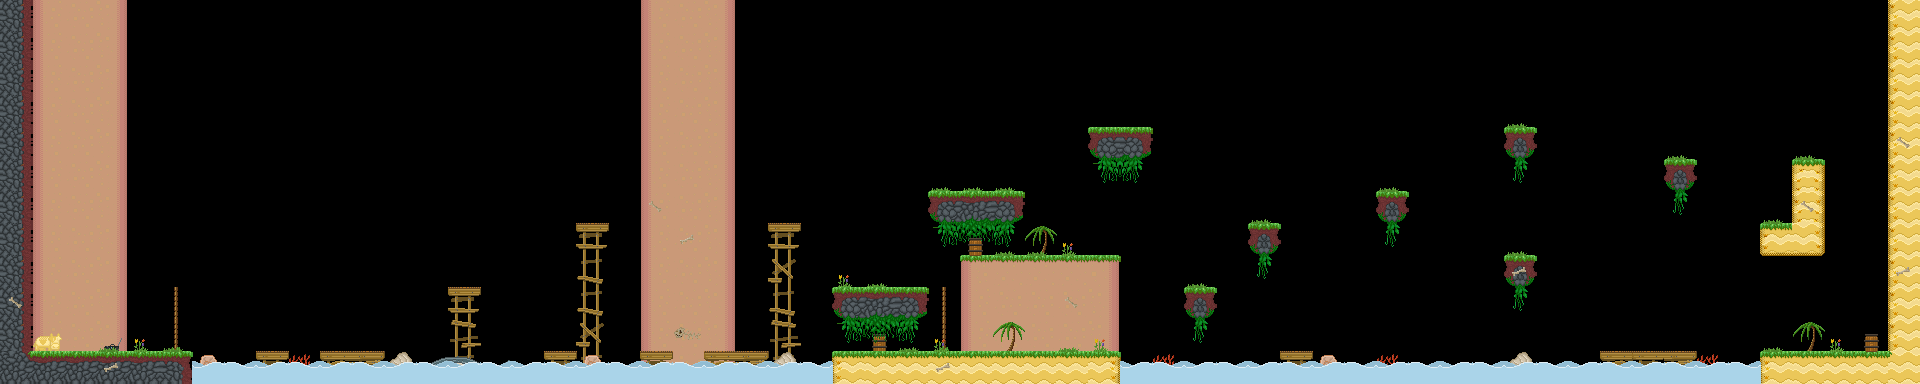

This is a level from a 2D game, rendered from its Tiled map with the project's own tilesets. A one-line summary and the map file follow, with tile-layer data summarised:
An orthogonal 60x12 tile map with 32x32 px tiles, 3 tile layers (background, main, foreground), 1 hidden layer not drawn, 5 tilesets and 114 objects (43x spike, 31x veggie, 4x teleport, 2x door, 2x treetop_palm, ...).

<map version="1.5" tiledversion="1.7.2" orientation="orthogonal" renderorder="right-down" width="60" height="12" tilewidth="32" tileheight="32" infinite="0" nextlayerid="11" nextobjectid="115">
 <properties>
  <property name="hints" value="" />
  <property name="time_to_beat" value="15" />
 </properties>
 <tileset firstgid="1" name="grass_level" tilewidth="32" tileheight="32" tilecount="153" columns="17">
  <image source="../../sprites/tilesets/34tile.png" width="544" height="306" />
 </tileset>
 <tileset firstgid="154" name="object_tilemap_32" tilewidth="32" tileheight="32" tilecount="25" columns="5">
  <image source="../../sprites/tilesets/object_tilemap_32.png" width="160" height="160" />
  <tile id="0">
   <properties>
    <property name="item_no" value="5" />
    <property name="type" value="costume_head" />
   </properties>
  </tile>
  <tile id="1">
   <properties>
    <property name="spawn" value="spawn" />
   </properties>
  </tile>
  <tile id="2">
   <properties>
    <property name="goal" value="goal" />
   </properties>
  </tile>
  <tile id="3">
   <properties>
    <property name="name" value="pig" />
   </properties>
  </tile>
  <tile id="4">
   <properties>
    <property name="direction" value="left" />
    <property name="name" value="walking_enemy" />
   </properties>
  </tile>
 </tileset>
 <tileset firstgid="179" name="object_tilemap_16" tilewidth="16" tileheight="16" tilecount="12" columns="4">
  <image source="../../sprites/tilesets/object_tilemap_16.png" width="64" height="48" />
 </tileset>
 <tileset firstgid="191" name="treetops_big_96" tilewidth="96" tileheight="64" tilecount="2" columns="2">
  <image source="../../sprites/objects/scenery/treetops_big_96.png" trans="ff00ff" width="192" height="64" />
 </tileset>
 <tileset firstgid="193" name="34tile_beach_temp" tilewidth="33" tileheight="33" spacing="1" margin="1" tilecount="189" columns="21">
  <image source="../../sprites/tilesets/34tile_beach_temp.png" width="714" height="306" />
 </tileset>
 <layer id="1" name="background" width="60" height="12">
  <properties>
   <property name="background" value="background" />
  </properties>
  <data>[720 cells, 328 non-empty, 14 distinct tile ids]</data>
 </layer>
 <layer id="2" name="main" width="60" height="12">
  <data>[720 cells, 355 non-empty, 40 distinct tile ids]</data>
 </layer>
 <layer id="3" name="foreground" width="60" height="12">
  <properties>
   <property name="foreground" value="foreground" />
  </properties>
  <data>[720 cells, 323 non-empty, 11 distinct tile ids]</data>
 </layer>
 <layer id="4" name="hidden" width="60" height="12" visible="0">
  <data>[720 cells, 0 non-empty, 0 distinct tile ids]</data>
 </layer>
 <objectgroup color="#e70000" id="5" name="hard-blocks">
  <object id="1" x="0" y="0" width="32" height="384" />
  <object id="2" x="32" y="352" width="160" height="32" />
  <object id="3" x="832" y="288" width="96" height="32" />
  <object id="4" x="928" y="192" width="96" height="32" />
  <object id="5" x="1184" y="288" width="32" height="32" />
  <object id="6" x="1088" y="128" width="64" height="32" />
  <object id="7" x="1248" y="224" width="32" height="32" />
  <object id="8" x="1376" y="192" width="32" height="32" />
  <object id="9" x="1504" y="256" width="32" height="32" />
  <object id="10" x="1504" y="128" width="32" height="32" />
  <object id="11" x="1664" y="160" width="32" height="32" />
 </objectgroup>
 <objectgroup color="#0055ff" id="6" name="soft-blocks">
  <object id="12" x="320" y="352" width="64" height="32" />
  <object id="13" x="256" y="352" width="32" height="32" />
  <object id="14" x="448" y="288" width="32" height="32" />
  <object id="15" x="576" y="224" width="32" height="32" />
  <object id="16" x="544" y="352" width="32" height="32" />
  <object id="17" x="704" y="352" width="64" height="32" />
  <object id="18" x="640" y="352" width="32" height="32" />
  <object id="19" x="768" y="224" width="32" height="32" />
  <object id="20" x="960" y="256" width="160" height="32" />
  <object id="21" x="1280" y="352" width="32" height="32" />
  <object id="22" x="1600" y="352" width="96" height="32" />
 </objectgroup>
 <objectgroup id="7" name="objects-32px">
  <object id="23" name="teleport" gid="161" x="640" y="352" width="32" height="32">
   <properties>
    <property name="newX" value="32" />
    <property name="newY" value="288" />
   </properties>
  </object>
  <object id="24" name="start" gid="155" x="64" y="352" width="32" height="32">
   <properties>
    <property name="direction" value="right" />
    <property name="health" value="100" />
   </properties>
  </object>
  <object id="25" name="teleport" gid="161" x="256" y="352" width="32" height="32">
   <properties>
    <property name="newX" value="32" />
    <property name="newY" value="288" />
   </properties>
  </object>
  <object id="26" name="teleport" gid="161" x="1280" y="352" width="32" height="32">
   <properties>
    <property name="newX" value="32" />
    <property name="newY" value="288" />
   </properties>
  </object>
  <object id="27" name="goal" gid="156" x="1824" y="320" width="32" height="32" />
  <object id="28" name="teleport" gid="161" x="1760" y="224" width="32" height="32">
   <properties>
    <property name="newX" value="32" />
    <property name="newY" value="288" />
   </properties>
  </object>
  <object id="29" name="door" gid="165" x="1088" y="128" width="32" height="32">
   <properties>
    <property name="color" value="yellow" />
   </properties>
  </object>
  <object id="30" name="chest" gid="154" x="1120" y="128" width="32" height="32">
   <properties>
    <property name="item_no" value="8" />
    <property name="type" value="costume_back" />
   </properties>
  </object>
  <object id="31" name="door" gid="166" x="832" y="352" width="32" height="32">
   <properties>
    <property name="color" value="red" />
   </properties>
  </object>
  <object id="32" name="treetop_palm" gid="177" x="160" y="288" width="32" height="32">
   <properties>
    <property name="position" value="front" />
   </properties>
  </object>
  <object id="33" name="treetop_palm" gid="177" x="928" y="288" width="32" height="32">
   <properties>
    <property name="position" value="front" />
   </properties>
  </object>
 </objectgroup>
 <objectgroup id="8" name="objects-16px">
  <object id="34" name="spike" gid="186" x="1819" y="185" width="16" height="16" />
  <object id="35" name="spike" gid="186" x="1879" y="225" width="16" height="16" />
  <object id="36" name="spike" gid="186" x="1817" y="261" width="16" height="16" />
  <object id="37" name="spike" gid="186" x="1852" y="353" width="16" height="16" />
  <object id="38" name="spike" gid="186" x="1876" y="331" width="16" height="16" />
  <object id="39" name="spike" gid="186" x="1867" y="345" width="16" height="16" />
  <object id="40" name="spike" gid="186" x="1877" y="355" width="16" height="16" />
  <object id="41" name="key" gid="183" x="1512" y="119" width="16" height="16">
   <properties>
    <property name="color" value="yellow" />
   </properties>
  </object>
  <object id="42" name="key" gid="185" x="967" y="184" width="16" height="16">
   <properties>
    <property name="color" value="red" />
   </properties>
  </object>
  <object id="43" name="veggie" gid="190" x="872" y="344" width="16" height="16" />
  <object id="44" name="veggie" gid="190" x="904" y="343" width="16" height="16" />
  <object id="45" name="veggie" gid="190" x="935" y="343" width="16" height="16" />
  <object id="46" name="veggie" gid="190" x="937" y="185" width="16" height="16" />
  <object id="47" name="veggie" gid="190" x="999" y="184" width="16" height="16" />
  <object id="48" name="veggie" gid="190" x="969" y="248" width="16" height="16" />
  </objectgroup>
 <objectgroup id="9" name="treetop_big" />
 <objectgroup color="#00aa00" id="10" name="sand-blocks">
  <!-- 5 objects omitted --></objectgroup>
</map>
<!-- 66 of 114 objects omitted -->
